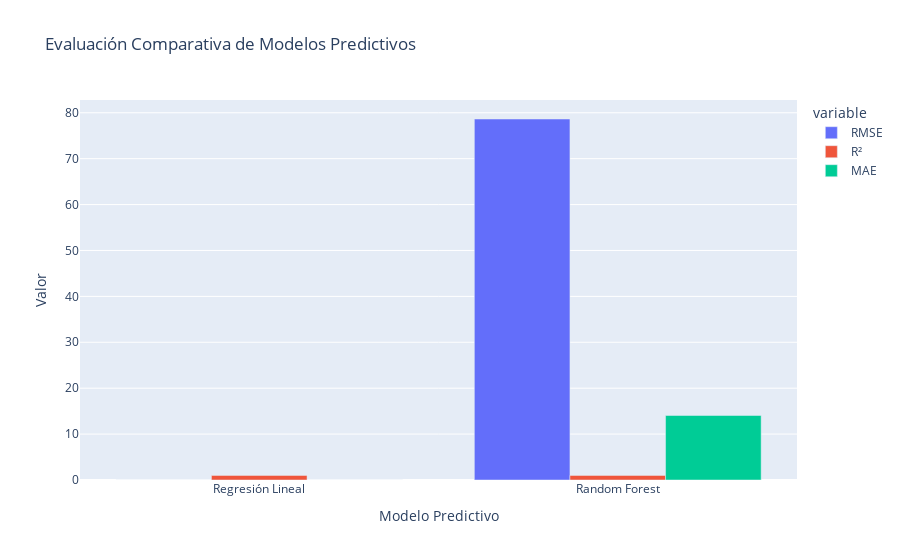

Here is the notebook cell this chart was saved with:
### Markdown cell above
## Visualización de Resultados

Los siguientes gráficos comparan las predicciones de cada modelo con los valores reales del conjunto de prueba. Además, comparamos las métricas de evaluación (RMSE, R², MAE) de ambos modelos para determinar cuál es el más preciso.

### Comparación de Predicciones vs Reales

### Code cell
import matplotlib.pyplot as plt
import seaborn as sns

# Visualización de las predicciones vs valores reales
plt.figure(figsize=(12, 6))

# Regresión Lineal
plt.subplot(1, 2, 1)
sns.scatterplot(x=y_test, y=y_pred_linear)
plt.plot([min(y_test), max(y_test)], [min(y_test), max(y_test)], color='red', linestyle='--')
plt.title('Regresión Lineal: Predicciones vs Reales')
plt.xlabel('Valores Reales')
plt.ylabel('Predicciones')

# Random Forest
plt.subplot(1, 2, 2)
sns.scatterplot(x=y_test, y=y_pred_rf)
plt.plot([min(y_test), max(y_test)], [min(y_test), max(y_test)], color='red', linestyle='--')
plt.title('Random Forest: Predicciones vs Reales')
plt.xlabel('Valores Reales')
plt.ylabel('Predicciones')

plt.tight_layout()
plt.show()

# Visualización de la evaluación comparativa de modelos
import plotly.express as px
fig = px.bar(evaluation_df, x='Modelo', y=['RMSE', 'R²', 'MAE'], 
             title='Evaluación Comparativa de Modelos Predictivos', 
             labels={'value': 'Valor', 'Modelo': 'Modelo Predictivo'},
             barmode='group')
fig.show()

### Figure 1 — Plotly figure (JSON) as saved in the notebook; plotly's stock layout.template omitted (floating-point values rounded to 4 significant figures)
{"data": [{"alignmentgroup": "True", "hovertemplate": "variable=RMSE<br>Modelo Predictivo=%{x}<br>Valor=%{y}<extra></extra>", "legendgroup": "RMSE", "marker": {"color": "#636efa", "pattern": {"shape": ""}}, "name": "RMSE", "offsetgroup": "RMSE", "orientation": "v", "showlegend": true, "textposition": "auto", "type": "bar", "x": ["Regresión Lineal", "Random Forest"], "xaxis": "x", "y": [1.535e-11, 78.64], "yaxis": "y"}, {"alignmentgroup": "True", "hovertemplate": "variable=R²<br>Modelo Predictivo=%{x}<br>Valor=%{y}<extra></extra>", "legendgroup": "R²", "marker": {"color": "#EF553B", "pattern": {"shape": ""}}, "name": "R²", "offsetgroup": "R²", "orientation": "v", "showlegend": true, "textposition": "auto", "type": "bar", "x": ["Regresión Lineal", "Random Forest"], "xaxis": "x", "y": [1, 1.0], "yaxis": "y"}, {"alignmentgroup": "True", "hovertemplate": "variable=MAE<br>Modelo Predictivo=%{x}<br>Valor=%{y}<extra></extra>", "legendgroup": "MAE", "marker": {"color": "#00cc96", "pattern": {"shape": ""}}, "name": "MAE", "offsetgroup": "MAE", "orientation": "v", "showlegend": true, "textposition": "auto", "type": "bar", "x": ["Regresión Lineal", "Random Forest"], "xaxis": "x", "y": [1.052e-11, 14.05], "yaxis": "y"}], "layout": {"barmode": "group", "legend": {"title": {"text": "variable"}, "tracegroupgap": 0}, "title": {"text": "Evaluación Comparativa de Modelos Predictivos"}, "xaxis": {"anchor": "y", "domain": [0, 1], "title": {"text": "Modelo Predictivo"}}, "yaxis": {"anchor": "x", "domain": [0, 1], "title": {"text": "Valor"}}}}
